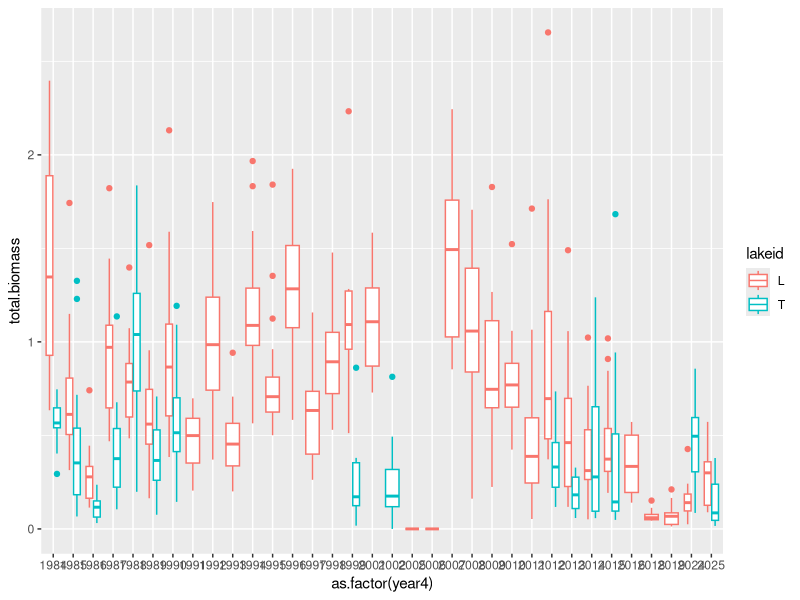

Here is the R script that generated this plot:
##### calculate kNC and zooplankton biomass for Table 1 ##########

library(tidyverse)


##### kNC #####

# read in the data
data = read.csv("./data/formatted data/simulation model inputs 2013-2015 2024 2025 v4.csv")

# 

knc.mean = data %>% 
  mutate(kNC = kPAR - 0.0177*Manual_Chl) %>% 
  filter((Lake == "T" | Lake == "L") & kNC > 0) %>% 
  group_by(Year, Lake) %>% 
  summarize(mean.kNC = mean(kNC, na.rm = TRUE),
            median.kNC = median(kNC, na.rm = TRUE),
            sd.kNC = sd(kNC, na.rm = TRUE),
            total.nuts = max(cumulative.load, na.rm = TRUE),
            mean.kPAR = mean(kPAR, na.rm = TRUE)) 


#### zooplankton ####
### all the zoop data combined by Dat 

# this is the Cascade zooplankton data on EDI
zoops = read.csv("./data/formatted data/cascade_zooplankton_v07_DTH.csv")

# sum by year and doy
sum.zoops = zoops %>% 
  group_by(year4, lakeid, daynum) %>% 
  summarize(total.biomass = sum(biomass, na.rm = TRUE)) %>% 
  filter(lakeid %in% c("L", "T"))


ggplot(sum.zoops, aes(x = as.factor(year4), y = total.biomass, color = lakeid))+
  geom_boxplot()


mean.biomass = sum.zoops %>% 
  filter(year4 %in% c(2013:2015, 2024, 2025)) %>% 
  group_by(year4, lakeid) %>% 
  summarize(mean.biomass = median(total.biomass, na.rm = TRUE),
            sd.biomass = sd(total.biomass, na.rm = TRUE))


# filter to relevant years and lakes and plot for supplement
sum.zoops.relevant = sum.zoops %>% 
  filter(year4 %in% c(2013:2015, 2024, 2025))
